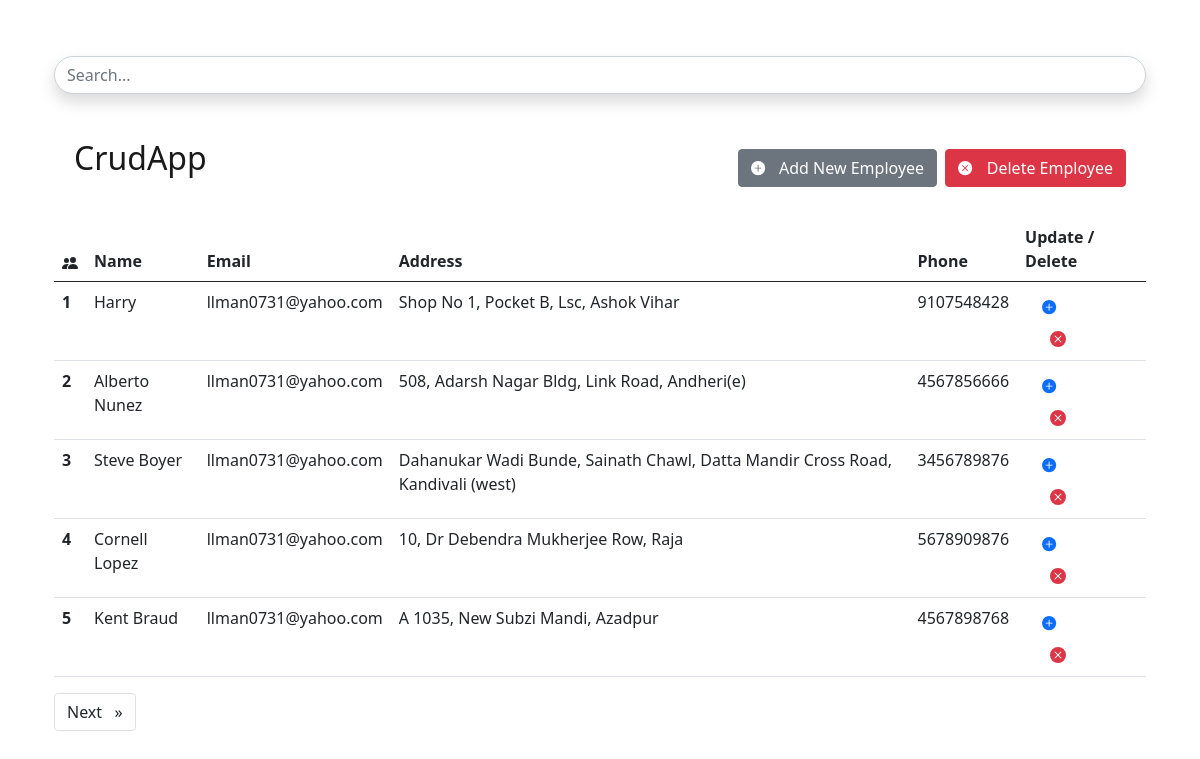
The page / on the database its author committed.
### CrudApp/models.py (models this page shows, shortened)
class EmployeeModel(models.Model):
    name = models.CharField(max_length=50)
    email = models.EmailField(max_length=50)
    address = models.TextField()
    phone = models.IntegerField()

### CrudApp/views.py (the view)
# urls.py: path('', goHome),
def goHome(request):
    Employees = EmployeeModel.objects.all()
    if request.method=='GET':
        search_name = request.GET.get('searchname')
        if search_name!=None:
            Employees = EmployeeModel.objects.filter(name__contains = search_name)
    paginator = Paginator(Employees, 5)
    page = request.GET.get('page')
    FinalEmployees = paginator.get_page(page)
    data = {
        'title': 'Home Page',
        'employees': FinalEmployees,
    }
    return render(request, 'index.html', data)

### templates/index.html (shortened to what this page needs)
{% extends 'base.html' %}
{% block content %}
<div class="container">
    <nav class="navbar navbar-light bg-white mt-4 mb-2">
        <div class="container-fluid">
            <a class="navbar-brand ps-2 pb-3"><b>
                    <h2>CrudApp</h2>
                </b>
            </a>
            <div class="pe-2">
                <button type="button" class="btn btn-secondary mx-1" data-bs-toggle="modal"
                    data-bs-target="#exampleModal" data-bs-whatever="@getbootstrap"><svg
                        xmlns="http://www.w3.org/2000/svg" width="16" height="16" fill="currentColor"
                        class="bi bi-plus-circle-fill" viewBox="0 0 18 18">
                        <path
                            d="M16 8A8 8 0 1 1 0 8a8 8 0 0 1 16 0zM8.5 4.5a.5.5 0 0 0-1 0v3h-3a.5.5 0 0 0 0 1h3v3a.5.5 0 0 0 1 0v-3h3a.5.5 0 0 0 0-1h-3v-3z" />
                    </svg> &nbsp; Add New Employee</button>
                <button type="button" class="btn btn-danger">
                     &nbsp; Delete Employee
                </button>
            </div>
        </div>
    </nav>
    <table class="table table-responsive table-hover">
        <thead>
            <tr>
                <th scope="col">
                </th>
                <th scope="col">Name</th>
                <th scope="col">Email</th>
                <th scope="col">Address</th>
                <th scope="col">Phone</th>
                <th scope="col">Update / Delete</th>
            </tr>
        </thead>
        <tbody>
            {% for employee in employees %}
            <tr>
                <th scope="row">{{forloop.counter}}</th>
                <td>{{employee.name}}</td>
                <td>{{employee.email}}</td>
                <td>{{employee.address}}</td>
                <td>{{employee.phone}}</td>
                <td>
                    <div>
                        <button type="button" class="btn btn-white text-primary mx-2 btn-sm" data-bs-toggle="modal"
                            data-bs-target="#updateModal-{{forloop.counter}}" data-bs-whatever="@getbootstrap"><svg
                                xmlns="http://www.w3.org/2000/svg" width="16" height="16" fill="currentColor"
                                class="bi bi-plus-circle-fill" viewBox="0 0 18 18">
                                <path
                                    d="M16 8A8 8 0 1 1 0 8a8 8 0 0 1 16 0zM8.5 4.5a.5.5 0 0 0-1 0v3h-3a.5.5 0 0 0 0 1h3v3a.5.5 0 0 0 1 0v-3h3a.5.5 0 0 0 0-1h-3v-3z" />
                            </svg></button>
                        <a href="{% url 'goDelete' employee.id %}"><button type="button"
                                class="btn btn-white text-danger mx-3 btn-sm"></button>
                        </a>
                    </div>
                </td>
            </tr>
            {% endfor %}
        </tbody>
    </table>
    <nav aria-label="Page navigation example d-flex justify-content-between">
        <ul class="pagination">
            {% if employees.has_next %}
            <li class="page-item">
                <a class="page-link text-dark" href="?page={{employees.next_page_number}}" aria-label="Next">
                    <span aria-hidden="true">Next &nbsp; &raquo;</span>
                </a>
            </li>
            {% endif %}
        </ul>
    </nav>
</div>
{% endblock %}

### templates/base.html (shortened to what this page needs)
<!doctype html>
<html lang="en">
<head>
    <link href="https://cdn.jsdelivr.net/npm/bootstrap@5.0.2/dist/css/bootstrap.min.css" rel="stylesheet"
>
</head>
<body class="container">
    <nav class="navbar navbar-light bg-white mt-5 rounded-pill">
        <form method="get" class="container-fluid">
            <div class="input-group">
                <input name="searchname" type="text" class="form-control rounded-pill shadow" placeholder="Search..."
                    aria-label="Username" aria-describedby="basic-addon1">
            </div>
        </form>
    </nav>
    {% block content %}
    {% endblock %}
</body>
</html>

### rows shown on the page
EmployeeModel: name "Harry", email "llman0731@yahoo.com", address "Shop No 1, Pocket B, Lsc, Ashok Vihar", phone "9107548428"
EmployeeModel: name "Alberto Nunez", email "llman0731@yahoo.com", address "508, Adarsh Nagar Bldg, Link Road, Andheri(e)", phone "4567856666"
EmployeeModel: name "Steve Boyer", email "llman0731@yahoo.com", address "Dahanukar Wadi Bunde, Sainath Chawl, Datta Mandir Cross Road, Kandivali (west)", phone "3456789876"
EmployeeModel: name "Cornell Lopez", email "llman0731@yahoo.com", address "10, Dr Debendra Mukherjee Row, Raja", phone "5678909876"
EmployeeModel: name "Kent Braud", email "llman0731@yahoo.com", address "A 1035, New Subzi Mandi, Azadpur", phone "4567898768"
